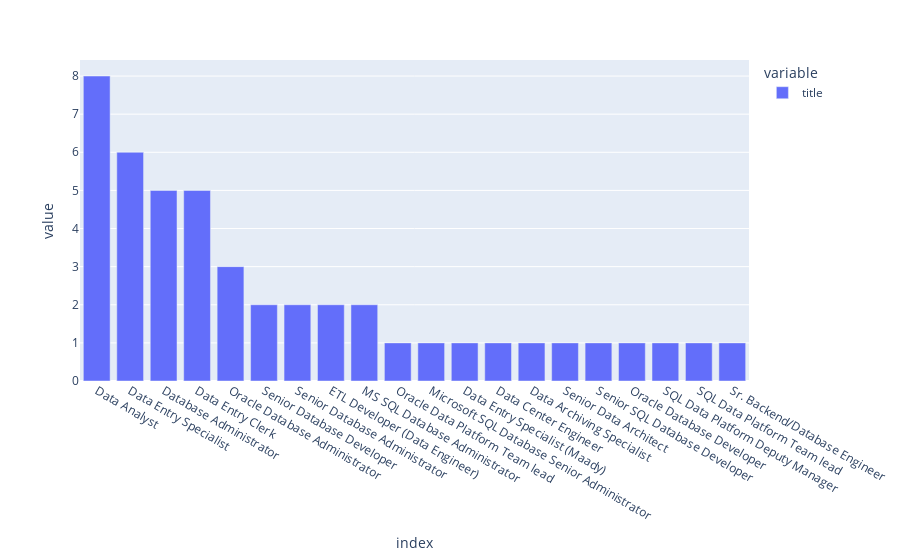

Notebook code cell kept with this figure:
### Code cell
px.bar(data[data['title'].str.contains('data',flags=re.IGNORECASE)].title.value_counts().head(20))

### Figure 1 — Plotly figure (JSON) as saved in the notebook; plotly's stock layout.template omitted (floating-point values rounded to 4 significant figures)
{"data": [{"alignmentgroup": "True", "hovertemplate": "variable=title<br>index=%{x}<br>value=%{y}<extra></extra>", "legendgroup": "title", "marker": {"color": "#636efa", "pattern": {"shape": ""}}, "name": "title", "offsetgroup": "title", "orientation": "v", "showlegend": true, "textposition": "auto", "type": "bar", "x": ["Data Analyst", "Data Entry Specialist", "Database Administrator", "Data Entry Clerk", "Oracle Database Administrator", "Senior Database Developer", "Senior Database Administrator", "ETL Developer (Data Engineer)", "MS SQL Database Administrator", "Oracle Data Platform Team lead", "Microsoft SQL Database Senior Administrator", "Data Entry Specialist (Maady)", "Data Center Engineer", "Data Archiving Specialist", "Senior Data Architect", "Senior SQL Database Developer", "Oracle Database Developer", "SQL Data Platform Deputy Manager", "SQL Data Platform Team lead", "Sr. Backend/Database Engineer"], "xaxis": "x", "y": [8, 6, 5, 5, 3, 2, 2, 2, 2, 1, 1, 1, 1, 1, 1, 1, 1, 1, 1, 1], "yaxis": "y"}], "layout": {"barmode": "relative", "legend": {"title": {"text": "variable"}, "tracegroupgap": 0}, "margin": {"t": 60}, "xaxis": {"anchor": "y", "domain": [0, 1], "title": {"text": "index"}}, "yaxis": {"anchor": "x", "domain": [0, 1], "title": {"text": "value"}}}}
